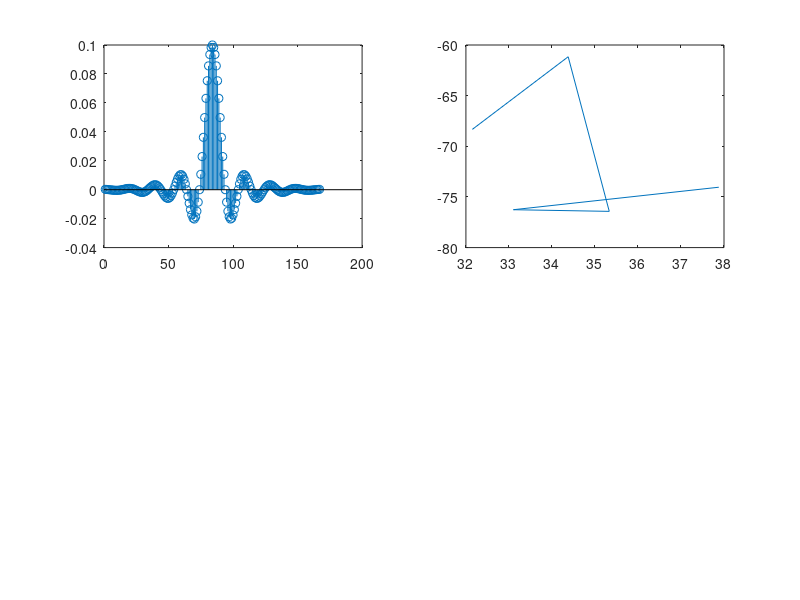

Source code (MATLAB): (Note: this script raises an error after producing the figure.)
% w_c = 0.1pi , Ap = 0.5 dB, As = 50 dB, wp = 0.08pi, ws = 0.12pi
% A = 50 --> Hamming window
% M is x and thus Computational complexity C = (x+1) * 50 = 16550 mults/s
close all;
clear;
clf;
ws = 0.12 * pi; Ap = 0.5; wp = 0.08 * pi; As = 50;
deltap = ((10^(Ap/20))-1)/(10^(Ap/20)+1);
deltas = (1+deltap)/10^(As/(20));
delta = min(deltap,deltas); A = -20*log10(delta);
wc = (ws + wp) / 2;
% 6.6 pi / L = delw
delw = ws - wp;
L = ceil(6.6*pi/delw);
if mod(L-1,2) == 1
    L = L + 1;
end
disp(sprintf("L %d", L));

M = L - 1;
alpha = M/2; n = 0:M;
hd = sinc(wc/pi*(n-alpha))*wc/pi; 
h = hd.*hamming(L)';
subplot(2,2,1);

h_1 = [];
% h_1 = h;
k = 3;
for n = 0:length(h)-1
    
    h_1 = [h_1 h(n+1)*exp(j*2*pi/10*n*k)];
end
stem(h);

[h,w] = freqz(h_1,1, 'whole');
subplot(2,2,2);
plot(w/pi, 20*log10(abs(h)));
i = 512;
while w(i) >= ws
    i = i - 1;
end
if w(i) < ws
    i = i + 1;
end
subplot(2,2,4);
yyaxis right
plot(w(i:512)/pi, 20*log10(abs(h(i:512))));
% line([0,1], [-50,-50]);
% text(1,-50, '-50 dB');
xlabel('omega (\pi rad)');
ylabel('stopband dB');
i = 1;
while w(i) <= wp
    i = i + 1;
end
yyaxis left;
plot(w(1:i)/pi, 20*log10(abs(h(1:i))));
ylabel('passband dB');
subplot(2,2,3);
err = [];
for tmp = 1:512
    if w(tmp) > wc
        err = [err abs(h(tmp))];
    else
        err = [err 1-abs(h(tmp))];
    end
end
plot(w/pi, err);
